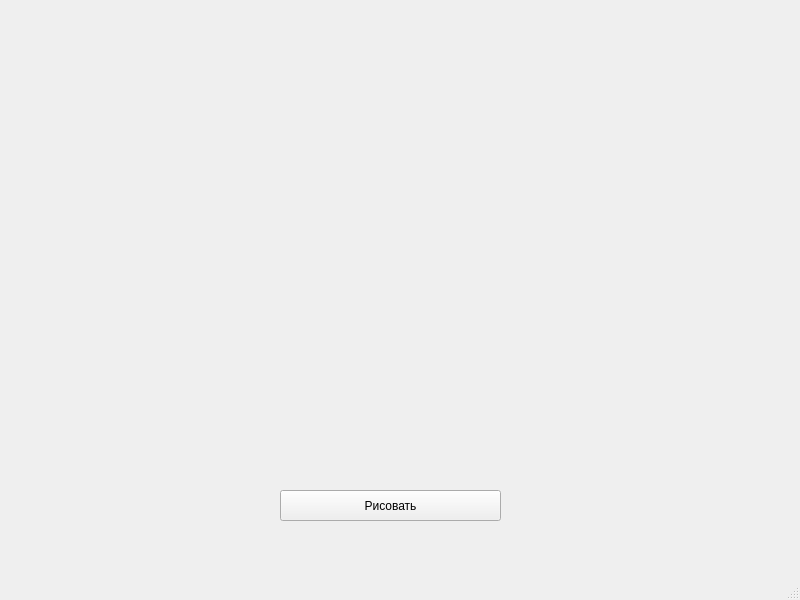
<?xml version="1.0" encoding="UTF-8"?>
<ui version="4.0">
 <class>MainWindow</class>
 <widget class="QMainWindow" name="MainWindow">
  <property name="geometry">
   <rect>
    <x>0</x>
    <y>0</y>
    <width>800</width>
    <height>600</height>
   </rect>
  </property>
  <property name="windowTitle">
   <string>MainWindow</string>
  </property>
  <widget class="QWidget" name="centralwidget">
   <widget class="QPushButton" name="btn">
    <property name="geometry">
     <rect>
      <x>280</x>
      <y>490</y>
      <width>221</width>
      <height>31</height>
     </rect>
    </property>
    <property name="text">
     <string>Рисовать</string>
    </property>
   </widget>
  </widget>
  <widget class="QMenuBar" name="menubar">
   <property name="geometry">
    <rect>
     <x>0</x>
     <y>0</y>
     <width>800</width>
     <height>21</height>
    </rect>
   </property>
  </widget>
  <widget class="QStatusBar" name="statusbar"/>
 </widget>
 <resources/>
 <connections/>
</ui>
